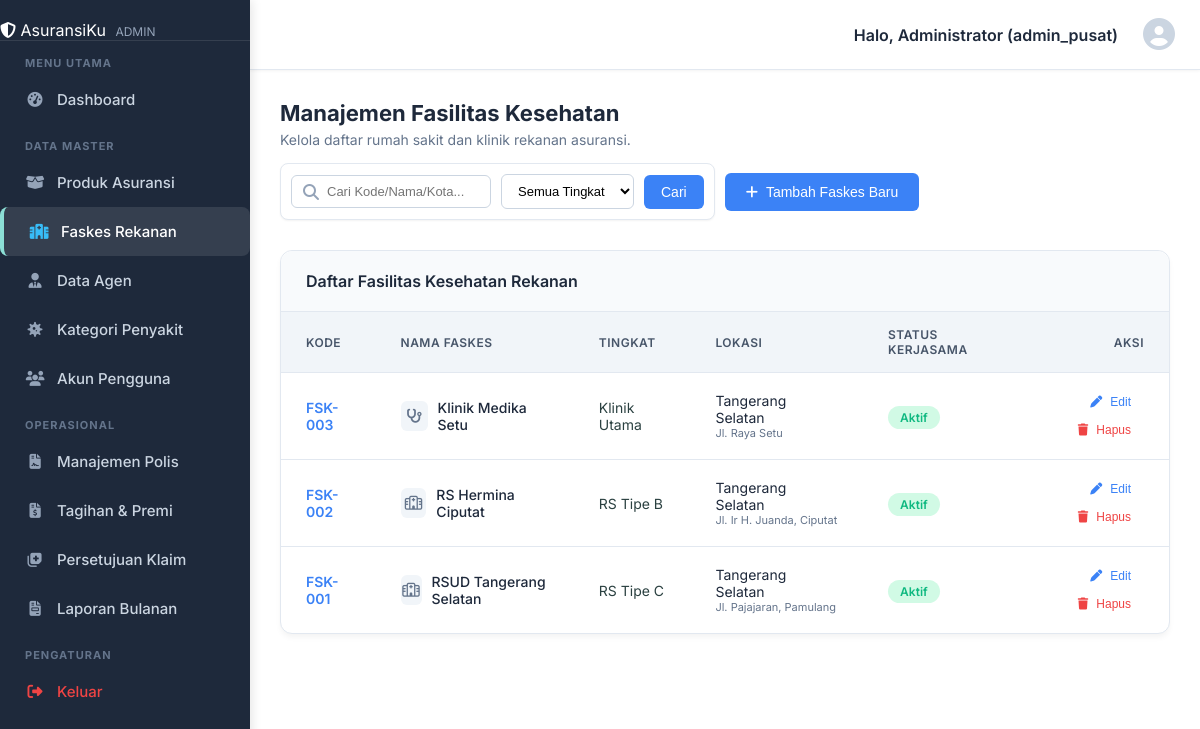
Page /admin/faskes/index.php (signed in) on the committed database.
### tables this page shows
CREATE TABLE faskes (
    id_faskes INT AUTO_INCREMENT PRIMARY KEY,
    kode_faskes VARCHAR(20) UNIQUE NOT NULL,
    nama_faskes VARCHAR(150) NOT NULL,
    tingkat_faskes ENUM('Klinik Pratama', 'Klinik Utama', 'RS Tipe A', 'RS Tipe B', 'RS Tipe C') NOT NULL,
    alamat TEXT NOT NULL,
    kota VARCHAR(100) NOT NULL,
    status_kerjasama ENUM('Aktif', 'Putus Kontrak') DEFAULT 'Aktif'
);

### admin/faskes/index.php (the view, shortened to what this page needs)
<?php
    require_once __DIR__ . "/../../layouts/admin/header.php";
    $search = $_GET['search'] ?? '';
    $whereClause = "WHERE 1=1";
    $params = [];
    $query = "SELECT * FROM faskes $whereClause ORDER BY nama_faskes ASC";
    $stmt = $conn->prepare($query);
    $stmt->execute($params);
    $faskes_list = $stmt->fetchAll(PDO::FETCH_ASSOC);
?>
<div style="margin-bottom: 30px; display: flex; justify-content: space-between; align-items: flex-end; flex-wrap: wrap; gap: 15px;">
    <div>
        <h2 style="margin: 0 0 5px 0; color: #1e293b; font-size: 22px;">Manajemen Fasilitas Kesehatan</h2>
        <p style="margin: 0; color: #64748b; font-size: 14px;">Kelola daftar rumah sakit dan klinik rekanan asuransi.</p>
    </div>
    <div style="display: flex; gap: 10px; align-items: center; flex-wrap: wrap;">
        <form method="GET" action="" style="display: flex; gap: 10px; align-items: center; background: white; padding: 10px; border-radius: 8px; border: 1px solid #e2e8f0; box-shadow: 0 1px 2px rgba(0,0,0,0.05);">
            <div style="position: relative;">
                <i class="fa-solid fa-search" style="position: absolute; left: 12px; top: 50%; transform: translateY(-50%); color: #94a3b8;"></i>
                <input type="text" name="search" placeholder="Cari Kode/Nama/Kota..." value="<?php echo htmlspecialchars($search); ?>" style="padding: 8px 12px 8px 35px; border: 1px solid #cbd5e1; border-radius: 6px; font-size: 13px; width: 200px; outline: none;">
            </div>
            <select name="tingkat" style="padding: 8px 12px; border: 1px solid #cbd5e1; border-radius: 6px; font-size: 13px; outline: none; background: white;">
                <option value="">Semua Tingkat</option>
            </select>
            <button type="submit" class="btn-admin btn-admin-primary" style="padding: 8px 16px;">Cari</button>
        </form>
        <button onclick="openCreateModal()" class="btn-admin btn-admin-primary" style="padding: 10px 20px;">
            <i class="fa-solid fa-plus"></i> Tambah Faskes Baru
        </button>
    </div>
</div>
<div class="admin-card">
    <div class="admin-card-header">
        <h3>Daftar Fasilitas Kesehatan Rekanan</h3>
    </div>
    <div class="admin-card-body" style="overflow-x: auto;">
        <table class="admin-table">
            <thead>
                <tr>
                    <th>Kode</th>
                    <th>Nama Faskes</th>
                    <th>Tingkat</th>
                    <th>Lokasi</th>
                    <th>Status Kerjasama</th>
                    <th style="text-align: right;">Aksi</th>
                </tr>
            </thead>
            <tbody>
                <?php if (count($faskes_list) > 0): ?>
                    <?php foreach ($faskes_list as $row): ?>
                    <tr>
                        <td style="font-weight: 600; color: #3b82f6;"><?php echo htmlspecialchars($row['kode_faskes']); ?></td>
                        <td style="font-weight: 500; color: #1e293b;">
                            <div style="display: flex; align-items: center; gap: 10px;">
                                <div style="width: 30px; height: 30px; border-radius: 6px; background: #f1f5f9; display: flex; align-items: center; justify-content: center; color: #64748b;">
                                    <?php if(strpos($row['tingkat_faskes'], 'Klinik') !== false): ?>
                                        <i class="fa-solid fa-stethoscope"></i>
                                    <?php else: ?>
                                        <i class="fa-regular fa-hospital"></i>
                                    <?php endif; ?>
                                </div>
                                <?php echo htmlspecialchars($row['nama_faskes']); ?>
                            </div>
                        </td>
                        <td><?php echo htmlspecialchars($row['tingkat_faskes']); ?></td>
                        <td>
                            <div style="color: #1e293b;"><?php echo htmlspecialchars($row['kota']); ?></div>
                            <div style="font-size: 11px; color: #64748b; white-space: nowrap; overflow: hidden; text-overflow: ellipsis; max-width: 200px;" title="<?php echo htmlspecialchars($row['alamat']); ?>">
                                <?php echo htmlspecialchars($row['alamat']); ?>
                            </div>
                        </td>
                        <td>
                            <?php if ($row['status_kerjasama'] === 'Aktif'): ?>
                                <span class="badge badge-success badge-dot">Aktif</span>
                            <?php else: ?>
                                <span class="badge badge-danger badge-dot">Putus Kontrak</span>
                            <?php endif; ?>
                        </td>
                        <td style="text-align: right;">
                            <button onclick="openEditModal(this)"
                                data-id="<?php echo htmlspecialchars($row['id_faskes']); ?>"
                                data-kode="<?php echo htmlspecialchars($row['kode_faskes']); ?>"
                                data-nama="<?php echo htmlspecialchars($row['nama_faskes']); ?>"
                                data-tingkat="<?php echo htmlspecialchars($row['tingkat_faskes']); ?>"
                                data-kota="<?php echo htmlspecialchars($row['kota']); ?>"
                                data-alamat="<?php echo htmlspecialchars($row['alamat']); ?>"
                                data-status="<?php echo htmlspecialchars($row['status_kerjasama']); ?>"
                                class="btn-admin btn-admin-sm btn-admin-ghost-primary" title="Edit Faskes">
                                <i class="fa-solid fa-pen"></i> Edit
                            </button>
                            <button onclick="openDeleteModal('<?php echo htmlspecialchars($row['id_faskes']); ?>')"
                                class="btn-admin btn-admin-sm btn-admin-ghost-danger" title="Hapus Faskes">
                                <i class="fa-solid fa-trash"></i> Hapus
                            </button>
                        </td>
                    </tr>
                    <?php endforeach; ?>
                <?php else: ?>
                    <tr><td colspan="6" style="text-align: center; color: #94a3b8; padding: 30px;">Belum ada fasilitas kesehatan yang terdaftar.</td></tr>
                <?php endif; ?>
            </tbody>
        </table>
    </div>
</div>
<?php require_once __DIR__ . "/../../layouts/admin/footer.php"; ?>

### layouts/css/style.css (style rules this page uses)
:root { --color-dark: #2B4141; --color-light: #F7EBEC; --color-aqua: #8CDFD6; --color-blue: #7785AC; --color-slate: #6D72C3; --font-main: 'Inter', sans-serif; }
* { box-sizing: border-box; margin: 0; padding: 0; }
body { font-family: var(--font-main); background-color: var(--color-light); color: var(--color-dark); min-height: 100vh; display: flex; flex-direction: column; overflow-x: hidden; }
:root { --color-surface: #ffffff; --color-border-light: #e2e8f0; --shadow-sm: 0 1px 2px 0 rgba(0, 0, 0, 0.05); --shadow-lg: 0 10px 15px -3px rgba(0, 0, 0, 0.1), 0 4px 6px -2px rgba(0, 0, 0, 0.05); --radius-full: 9999px; --radius-xl: 0.75rem; --radius-2xl: 1rem; --space-1: 0.25rem; --space-2: 0.5rem; --space-4: 1rem; --space-6: 1.5rem; --space-8: 2rem; --text-xs: 0.75rem; --text-sm: 0.875rem; --text-base: 1rem; --text-lg: 1.125rem; --text-2xl: 1.5rem; --text-3xl: 1.875rem; --font-semibold: 600; --font-bold: 700; --color-primary-50: #eff6ff; --color-primary-200: #bfdbfe; --color-primary-gradient: linear-gradient(135deg, var(--color-blue, #2563eb) 0%, var(--color-aqua, #06b6d4) 100%); --color-info-bg: #e0f2fe; --color-success: #10b981; --color-success-bg: #d1fae5; --color-warning: #f59e0b; --color-danger: #ef4444; --color-text: #1e293b; --color-text-secondary: #475569; --color-text-muted: #94a3b8; --color-white: #ffffff; --transition-base: all 0.3s ease; --transition-fast: all 0.15s ease; }
.badge { padding: 0.25rem 0.75rem; border-radius: var(--radius-full); font-size: var(--text-xs); font-weight: var(--font-semibold); }
.badge-success { background: var(--color-success-bg); color: var(--color-success); }
.admin-card { background: #ffffff; border-radius: 12px; border: 1px solid var(--color-border-light); box-shadow: 0 4px 6px -1px rgba(0,0,0,0.05); margin-bottom: 25px; display: flex; flex-direction: column; }
.admin-card-header { padding: 20px 25px; border-bottom: 1px solid var(--color-border-light); display: flex; justify-content: space-between; align-items: center; background: #f8fafc; border-top-left-radius: 12px; border-top-right-radius: 12px; }
.admin-card-header h3 { margin: 0; font-size: 16px; font-weight: 600; color: #1e293b; }
.admin-card-body { padding: 0; flex: 1; }
.admin-table { width: 100%; border-collapse: collapse; }
.admin-table th, .admin-table td { padding: 15px 25px; text-align: left; border-bottom: 1px solid #e2e8f0; font-size: 14px; }
.admin-table th { background: #f1f5f9; font-weight: 600; color: #475569; text-transform: uppercase; font-size: 12px; letter-spacing: 0.5px; }
.admin-table tr:last-child td { border-bottom: none; }

### layouts/admin/header.php (style rules this page uses)
.admin-card { background: #ffffff; border-radius: 12px; border: 1px solid var(--color-border-light); box-shadow: 0 4px 6px -1px rgba(0,0,0,0.05); margin-bottom: 25px; }
.admin-card-header { padding: 20px 25px; border-bottom: 1px solid var(--color-border-light); display: flex; justify-content: space-between; align-items: center; background: #f8fafc; border-top-left-radius: 12px; border-top-right-radius: 12px; }
.admin-card-header h3 { margin: 0; font-size: 16px; font-weight: 600; color: #1e293b; }
.admin-card-body { padding: 0; }
.admin-table { width: 100%; border-collapse: collapse; }
.admin-table th, .admin-table td { padding: 15px 25px; text-align: left; border-bottom: 1px solid #e2e8f0; font-size: 14px; }
.admin-table th { background: #f1f5f9; font-weight: 600; color: #475569; text-transform: uppercase; font-size: 12px; letter-spacing: 0.5px; }
.admin-table tr:last-child td { border-bottom: none; }
.btn-admin { display: inline-flex; align-items: center; justify-content: center; gap: 8px; padding: 8px 16px; font-size: 14px; font-weight: 500; border-radius: 6px; border: 1px solid transparent; cursor: pointer; transition: all 0.2s ease; text-decoration: none; white-space: nowrap; }
.btn-admin-sm { padding: 6px 12px; font-size: 12px; border-radius: 4px; }
.btn-admin-primary { background: #3b82f6; color: white; }
.btn-admin-ghost-danger { background: transparent; color: #ef4444; border: 1px solid transparent; }
.btn-admin-ghost-primary { background: transparent; color: #3b82f6; border: 1px solid transparent; }

### rows in the picture
faskes: kode_faskes "FSK-003", nama_faskes "Klinik Medika Setu", tingkat_faskes "Klinik Utama", kota "Tangerang Selatan", alamat "Jl. Raya Setu", status_kerjasama "Aktif"
faskes: kode_faskes "FSK-002", nama_faskes "RS Hermina Ciputat", tingkat_faskes "RS Tipe B", kota "Tangerang Selatan", alamat "Jl. Ir H. Juanda, Ciputat", status_kerjasama "Aktif"
faskes: kode_faskes "FSK-001", nama_faskes "RSUD Tangerang Selatan", tingkat_faskes "RS Tipe C", kota "Tangerang Selatan", alamat "Jl. Pajajaran, Pamulang", status_kerjasama "Aktif"

### other values in the picture
$_SESSION['username'] "admin_pusat"
